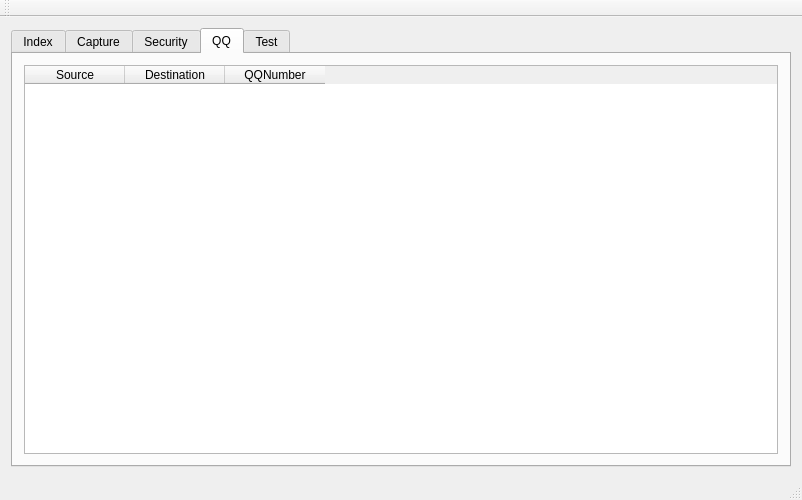
<?xml version="1.0" encoding="UTF-8"?>
<ui version="4.0">
 <class>MainWindow</class>
 <widget class="QMainWindow" name="MainWindow">
  <property name="geometry">
   <rect>
    <x>0</x>
    <y>0</y>
    <width>802</width>
    <height>500</height>
   </rect>
  </property>
  <property name="windowTitle">
   <string>QSniffer</string>
  </property>
  <widget class="QWidget" name="centralWidget">
   <layout class="QGridLayout" name="gridLayout_8">
    <item row="0" column="0">
     <widget class="QTabWidget" name="tabWidget_main">
      <property name="currentIndex">
       <number>3</number>
      </property>
      <widget class="QWidget" name="tab">
       <attribute name="title">
        <string>Index</string>
       </attribute>
       <layout class="QGridLayout" name="gridLayout_6">
        <item row="1" column="3">
         <widget class="QGroupBox" name="groupBox_4">
          <property name="title">
           <string>Online</string>
          </property>
          <layout class="QGridLayout" name="gridLayout_4">
           <item row="0" column="0">
            <widget class="QPushButton" name="pushButton_9">
             <property name="text">
              <string>Website</string>
             </property>
            </widget>
           </item>
           <item row="1" column="0">
            <widget class="QPushButton" name="pushButton_6">
             <property name="text">
              <string>User's Guide</string>
             </property>
            </widget>
           </item>
           <item row="2" column="0">
            <widget class="QPushButton" name="pushButton_10">
             <property name="text">
              <string>Security</string>
             </property>
            </widget>
           </item>
          </layout>
         </widget>
        </item>
        <item row="1" column="2">
         <widget class="QGroupBox" name="groupBox_3">
          <property name="title">
           <string>Files</string>
          </property>
          <layout class="QGridLayout" name="gridLayout_3">
           <item row="0" column="0">
            <widget class="QPushButton" name="pushButton_8">
             <property name="text">
              <string>Open</string>
             </property>
            </widget>
           </item>
           <item row="1" column="0">
            <widget class="QPushButton" name="pushButton_7">
             <property name="text">
              <string>Sample Captures</string>
             </property>
            </widget>
           </item>
          </layout>
         </widget>
        </item>
        <item row="1" column="1">
         <widget class="QGroupBox" name="groupBox_2">
          <property name="title">
           <string>Capture Help</string>
          </property>
          <layout class="QGridLayout" name="gridLayout_2">
           <item row="1" column="0">
            <widget class="QPushButton" name="pushButton_4">
             <property name="text">
              <string>Network Media</string>
             </property>
            </widget>
           </item>
           <item row="0" column="0">
            <widget class="QPushButton" name="pushButton_5">
             <property name="text">
              <string>How to Capture</string>
             </property>
            </widget>
           </item>
          </layout>
         </widget>
        </item>
        <item row="0" column="1" colspan="3">
         <widget class="QGroupBox" name="groupBox">
          <property name="title">
           <string>Capture</string>
          </property>
          <layout class="QGridLayout" name="gridLayout">
           <item row="2" column="0" colspan="3">
            <widget class="QListWidget" name="listWidget_dev">
             <property name="selectionMode">
              <enum>QAbstractItemView::MultiSelection</enum>
             </property>
             <property name="isWrapping" stdset="0">
              <bool>false</bool>
             </property>
             <property name="uniformItemSizes">
              <bool>false</bool>
             </property>
            </widget>
           </item>
           <item row="0" column="0">
            <widget class="QPushButton" name="pushButton_interfaceList">
             <property name="text">
              <string>Interface List</string>
             </property>
            </widget>
           </item>
           <item row="0" column="1">
            <widget class="QPushButton" name="pushButton_start">
             <property name="text">
              <string>Start</string>
             </property>
             <property name="checkable">
              <bool>true</bool>
             </property>
             <property name="checked">
              <bool>false</bool>
             </property>
            </widget>
           </item>
           <item row="0" column="2">
            <widget class="QPushButton" name="pushButton_captureOptions">
             <property name="text">
              <string>Capture Options</string>
             </property>
            </widget>
           </item>
          </layout>
         </widget>
        </item>
       </layout>
      </widget>
      <widget class="QWidget" name="tab_2">
       <attribute name="title">
        <string>Capture</string>
       </attribute>
       <layout class="QGridLayout" name="gridLayout_7">
        <item row="0" column="0">
         <widget class="QGroupBox" name="groupBox_5">
          <property name="title">
           <string>Filter</string>
          </property>
          <layout class="QGridLayout" name="gridLayout_5">
           <item row="0" column="1">
            <widget class="QToolButton" name="toolButton">
             <property name="enabled">
              <bool>false</bool>
             </property>
             <property name="text">
              <string>Expression...</string>
             </property>
            </widget>
           </item>
           <item row="0" column="2">
            <widget class="QPushButton" name="pushButton_clearFilter">
             <property name="text">
              <string>Clear</string>
             </property>
            </widget>
           </item>
           <item row="0" column="3">
            <widget class="QPushButton" name="pushButton_applyFilter">
             <property name="text">
              <string>Apply</string>
             </property>
            </widget>
           </item>
           <item row="0" column="4">
            <widget class="QPushButton" name="pushButton_saveFilter">
             <property name="enabled">
              <bool>false</bool>
             </property>
             <property name="text">
              <string>Save</string>
             </property>
            </widget>
           </item>
           <item row="0" column="0">
            <widget class="QComboBox" name="comboBox_filter">
             <item>
              <property name="text">
               <string/>
              </property>
             </item>
             <item>
              <property name="text">
               <string>tcp and udp</string>
              </property>
             </item>
             <item>
              <property name="text">
               <string>tcp</string>
              </property>
             </item>
            </widget>
           </item>
          </layout>
         </widget>
        </item>
        <item row="1" column="0">
         <widget class="QTableWidget" name="tableWidget_pkt">
          <column>
           <property name="text">
            <string>Time</string>
           </property>
          </column>
          <column>
           <property name="text">
            <string>Source</string>
           </property>
          </column>
          <column>
           <property name="text">
            <string>Destination</string>
           </property>
          </column>
          <column>
           <property name="text">
            <string>Protocol</string>
           </property>
          </column>
          <column>
           <property name="text">
            <string>Length</string>
           </property>
          </column>
          <column>
           <property name="text">
            <string>Info</string>
           </property>
          </column>
         </widget>
        </item>
        <item row="2" column="0">
         <widget class="QTreeView" name="treeView"/>
        </item>
        <item row="3" column="0">
         <widget class="QTextBrowser" name="textBrowser_pkt"/>
        </item>
       </layout>
      </widget>
      <widget class="QWidget" name="tab_3">
       <attribute name="title">
        <string>Security</string>
       </attribute>
      </widget>
      <widget class="QWidget" name="tab_5">
       <attribute name="title">
        <string>QQ</string>
       </attribute>
       <layout class="QGridLayout" name="gridLayout_9">
        <item row="0" column="0">
         <widget class="QTableWidget" name="tableWidget_qq">
          <column>
           <property name="text">
            <string>Source</string>
           </property>
          </column>
          <column>
           <property name="text">
            <string>Destination</string>
           </property>
          </column>
          <column>
           <property name="text">
            <string>QQNumber</string>
           </property>
          </column>
         </widget>
        </item>
       </layout>
      </widget>
      <widget class="QWidget" name="tab_4">
       <attribute name="title">
        <string>Test</string>
       </attribute>
       <widget class="QTextBrowser" name="textBrowser_test">
        <property name="geometry">
         <rect>
          <x>40</x>
          <y>50</y>
          <width>681</width>
          <height>191</height>
         </rect>
        </property>
       </widget>
       <widget class="QPushButton" name="pushButton_test_start">
        <property name="geometry">
         <rect>
          <x>40</x>
          <y>20</y>
          <width>75</width>
          <height>23</height>
         </rect>
        </property>
        <property name="text">
         <string>start</string>
        </property>
       </widget>
       <widget class="QPushButton" name="pushButton_test_stop">
        <property name="geometry">
         <rect>
          <x>130</x>
          <y>20</y>
          <width>75</width>
          <height>23</height>
         </rect>
        </property>
        <property name="text">
         <string>stop</string>
        </property>
       </widget>
      </widget>
     </widget>
    </item>
   </layout>
  </widget>
  <widget class="QMenuBar" name="menuBar">
   <property name="geometry">
    <rect>
     <x>0</x>
     <y>0</y>
     <width>802</width>
     <height>17</height>
    </rect>
   </property>
  </widget>
  <widget class="QToolBar" name="mainToolBar">
   <attribute name="toolBarArea">
    <enum>TopToolBarArea</enum>
   </attribute>
   <attribute name="toolBarBreak">
    <bool>false</bool>
   </attribute>
  </widget>
  <widget class="QStatusBar" name="statusBar"/>
 </widget>
 <layoutdefault spacing="6" margin="11"/>
 <resources/>
 <connections/>
</ui>
